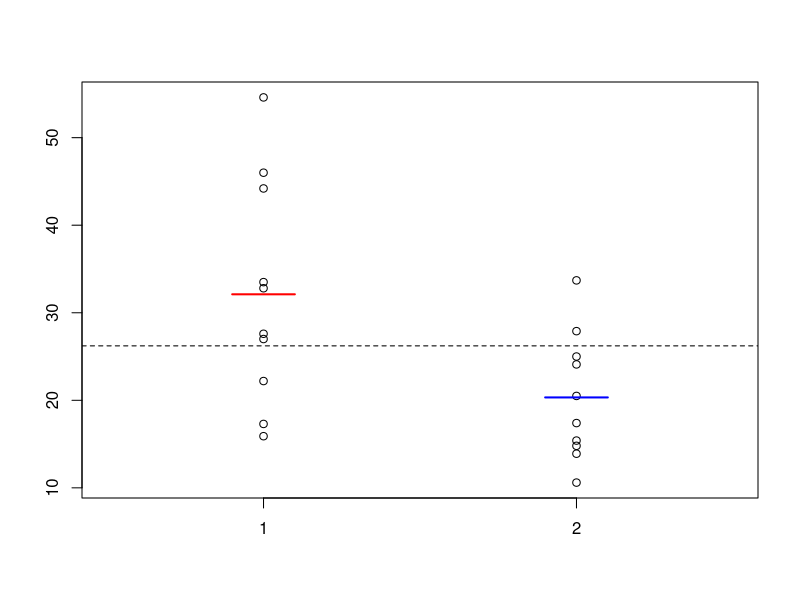
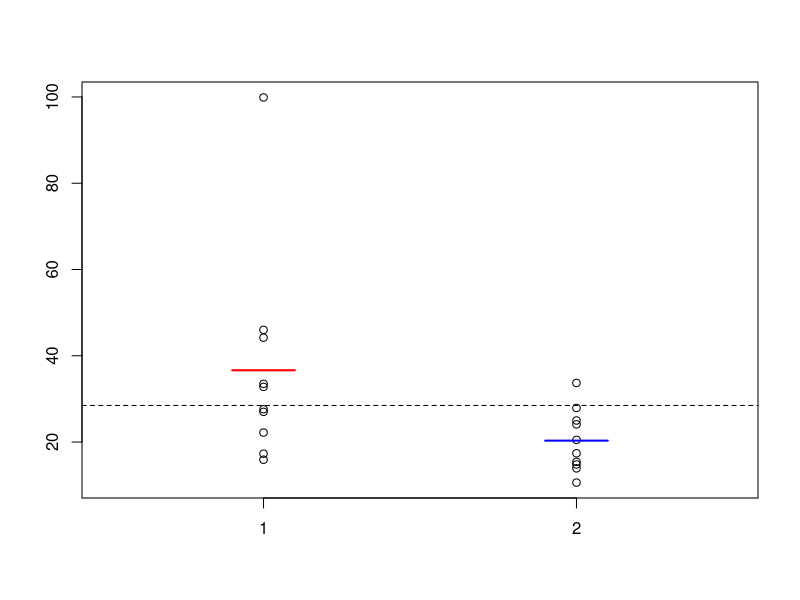
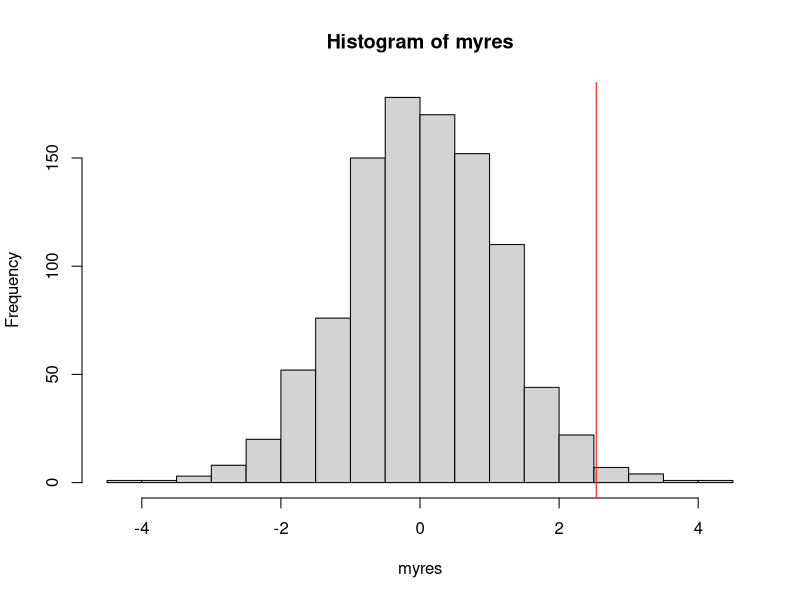

Write R code to recreate these figures, in order.
## ---- chunk 1
xA <- c(27.0,54.6,33.5,27.6,46.0,22.2,44.2,17.3,15.9,32.8)
xB <- c(17.4,20.5,13.9,14.8,27.9,10.6,33.7,15.4,25.0,24.1)

stripchart(list(xA,xB),vertical=T,pch=21,xlim=c(0.5,2.5))
segments(0.9,mean(xA),1.1,mean(xA),lwd=2,col="red")
segments(1.9,mean(xB),2.1,mean(xB),lwd=2,col="blue")
abline(h=mean(c(xA,xB)),lty=2)

t.test(xA,xB)
wilcox.test(xA,xB)
## ---- chunk 2
sort(xA)
sort(xA,decreasing=T)
order(xA)
order(xA,decreasing=T)

xAnew <- xA
xAnew[2] <- 99.9
xA
xAnew

stripchart(list(xAnew,xB),vertical=T,pch=21,xlim=c(0.5,2.5))
segments(0.9,mean(xAnew),1.1,mean(xAnew),lwd=2,col="red")
segments(1.9,mean(xB),2.1,mean(xB),lwd=2,col="blue")
abline(h=mean(c(xAnew,xB)),lty=2)

t.test(xA,xB)$p.value
t.test(xAnew,xB)$p.value # why is the p-value now > 0.05?
wilcox.test(xA,xB)$p.value
wilcox.test(xAnew,xB)$p.value # why are the p-values the same?
## ---- chunk 3
my.perm <- function(xa,xb){
  # combine the two vectots
  x <- c(xa,xb)
  # calculate the total length of observations
  n <- length(x)
  # calculate the length of the first vector
  na <- length(xa)
  # shuffle the order of the observations across grups
  z <- x[sample(1:n)]
  # return the t test statistic from the shuffled data
  return(t.test(z[1:na],z[-(1:na)],var.equal=T)$stat)
}
## ---- chunk 4
# Let's try one with our xA and xB
my.perm(xA,xB)
# And onther one
my.perm(xA,xB)
# And onther one
my.perm(xA,xB)

# Let's do 1000 shuffles
nit <- 1000
# Create a vector of length nit (1000)
myres <- rep(NA,nit)
# Fill in the slots of that vector with the permutation test t statistics
for(j in 1:nit) myres[j] <- my.perm(xA,xB)

# Plot the data
hist(myres,breaks=21,col="lightgrey")
# Add the observed test statistic to the plot
tst <- t.test(xA,xB,var.equal=T)$stat 
abline(v=tst,col="red")
# Calculate the permutation p-value
mean(abs(myres)>abs(tst))
